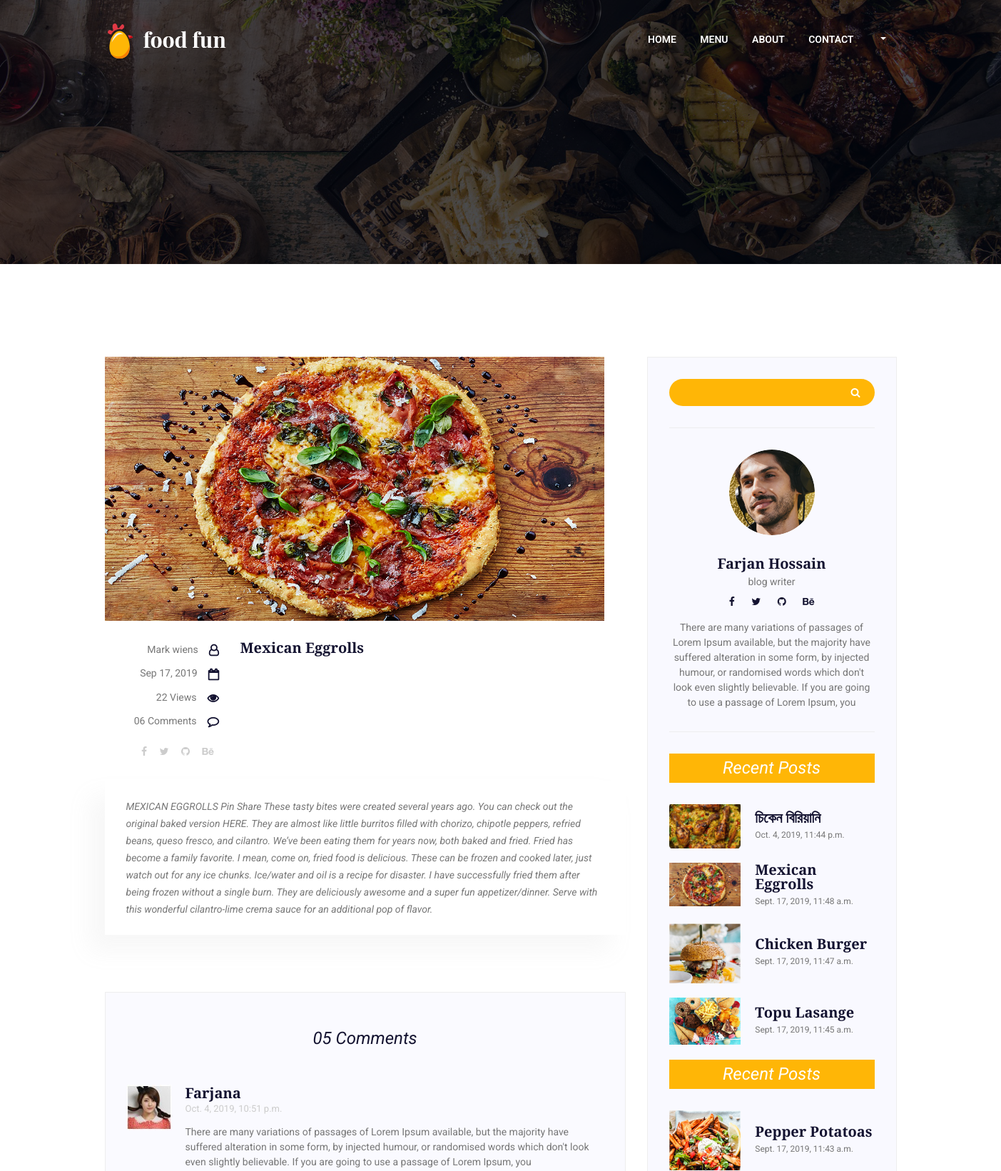
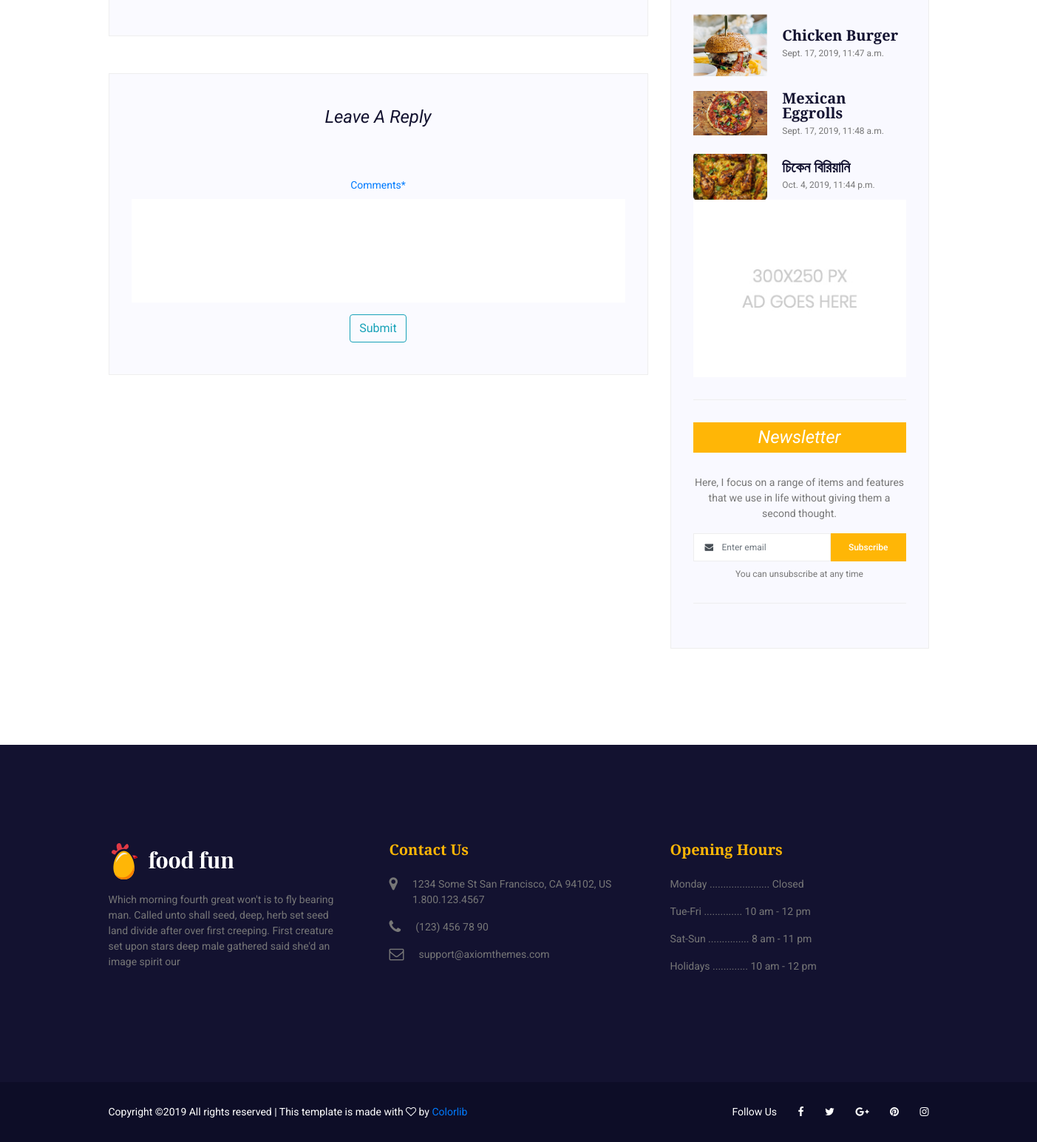
The app's page /detail/6 with its own data (2 pictures, top to bottom).
### recipe/models.py (models this page shows, shortened)
class Food(models.Model):
    title          = models.CharField(max_length=100)
    price          = models.FloatField()
    category       = models.ForeignKey(Category, on_delete=models.CASCADE)
    created        = models.DateTimeField(auto_now_add=True)
    updated        = models.DateTimeField(auto_now=True)
    active         = models.BooleanField(default=True)
    description    = models.TextField()
    image          = models.ImageField(blank=True, null=True)
    view           = models.PositiveIntegerField(default = 0,blank=True)
    class Meta():
        ordering = ('-created',)

class Comment(models.Model):
    comments    = models.TextField()
    author     = models.ForeignKey(settings.AUTH_USER_MODEL, on_delete=models.CASCADE, blank = True)
    post       = models.ForeignKey(Food, on_delete=models.CASCADE)
    created_on = models.DateTimeField(auto_now_add=True)

### recipe/views.py (the view, shortened to what this page needs)
# urls.py: path('detail/<int:pk>', views.FoodDetailView.as_view(), name='detail'),
class FoodDetailView(DetailView):
    model    = Food
    template_name = 'detail.html'
    def get_object(self):
        object = super(FoodDetailView, self).get_object()
        object.view = object.view + 1
        object.save()
        return object
    def get_context_data(self, **kwargs):
        context = super(FoodDetailView, self).get_context_data(**kwargs)
        context['comments'] = Comment.objects.filter(post=self.get_object())
        context['form'] = CommentForm
        context['recent'] = Food.objects.order_by('-created')[:4];
        context['popular'] = Food.objects.order_by('-view')[:4];
        return context

### templates/detail.html (shortened to what this page needs)
{% extends 'base.html' %}
{% load static %}
{% load crispy_forms_tags %}
{% block content %}
    <section class="banner-area banner-area2 blog-page text-center">
    </section>
    <section class="blog_area section-padding">
        <div class="container">
            <div class="row">
                <div class="col-lg-8 posts-list">
                    <div class="single-post row">
                        <div class="col-lg-12">
                            <div class="feature-img">
                                <img style="height: 370px;width: 700px;" class="img-fluid" src="{{ object.image.url }}" alt="">
                            </div>
                        </div>
                        <div class="col-lg-3  col-md-3">
                            <div class="blog_info text-right">
                                <ul class="blog_meta list">
                                        <li><a href="#">Mark wiens<i class="fa fa-user-o"></i></a></li>
                                        <li><a href="#">{{ object.created|date:"M d, Y"  }}<i class="fa fa-calendar-o"></i></a></li>
                                        <li><a href="#">{{ object.view }} Views<i class="fa fa-eye"></i></a></li>
                                        <li><a href="#">06 Comments<i class="fa fa-comment-o"></i></a></li>
                                    </ul>
                                <ul class="social-links">
                                    <li><a href="#"><i class="fa fa-facebook"></i></a></li>
                                    <li><a href="#"><i class="fa fa-twitter"></i></a></li>
                                    <li><a href="#"><i class="fa fa-github"></i></a></li>
                                    <li><a href="#"><i class="fa fa-behance"></i></a></li>
                                </ul>
                            </div>
                        </div>
                        <div class="col-lg-9 col-md-9 blog_details">
                            <h5>{{ object.title }}</h5>
                        </div>
                        <div class="col-lg-12">
                            <div class="quotes">
                              {{ object.description }}
                            </div>
                        </div>
                    </div>
                    <div class="comments-area">
                        <h4>05 Comments</h4>
                        {% for comnt in comments %}
                        <div class="comment-list">
                            <div class="single-comment justify-content-between d-flex">
                                <div class="user justify-content-between d-flex">
                                    <div class="thumb">
                                        <img src="assets/images/blog-details/c4.jpg" alt="">
                                    </div>
                                    <div class="desc">
                                        <h5><a href="#">{{  comnt.author }}</a></h5>
                                        <p class="date">{{  comnt.created_on }}</p>
                                        <p class="comment">
                                           {{ comnt.comments }}
                                        </p>
                                    </div>
                                </div>
                            </div>
                        </div>
                        {% empty %}
                        <div>
                            <h5>There is no Comment</h5>
                        </div>
                        {% endfor %}
                    </div>
                    <div class="comment-form">
                        <h4>Leave a Reply</h4>
                        {% if user.is_authenticated  %}
                          <form class="" method="post" >
                            <br>
                            {% csrf_token %}
                            {{ form|crispy }}
                            <button class="btn btn-outline-info my-2 my-sm-0 text-center " type="submit">Submit</button>
                          </form>
                          {% else %}
                          <a href="{% url 'login' %}">
                            <form class="" method="post" >
                              <br>
                              {{ form|crispy }}
                              <button class="btn btn-outline-info my-2 my-sm-0 text-center " type="submit">Submit</button>
                            </form>
                          </a>
                          {% endif %}
                    </div>
                </div>
                <div class="col-lg-4">
                    <div class="blog_right_sidebar">
                        <aside class="single_sidebar_widget search_widget">
                            <div class="input-group">
                                <input type="text" class="form-control">
                                <span class="input-group-btn">
                                    <button class="btn btn-default" type="button"><i class="fa fa-search"></i></button>
                                </span>
                            </div>
                            <div class="br"></div>
                        </aside>
                        <aside class="single_sidebar_widget author_widget">
                            <img class="author_img rounded-circle" src="assets/images/blog/author.png" alt="">
                            <h5>Farjan Hossain</h5>
                            <p> blog writer</p>
                            <div class="social_icon">
                                <a href="#"><i class="fa fa-facebook"></i></a>
                                <a href="#"><i class="fa fa-twitter"></i></a>
                                <a href="#"><i class="fa fa-github"></i></a>
                                <a href="#"><i class="fa fa-behance"></i></a>
                            </div>
                            <p>There are many variations of passages of Lorem Ipsum available, but the majority have suffered alteration in some form, by injected humour, or randomised words which don't look even slightly believable. If you are going to use a passage of Lorem Ipsum, you</p>
                            <div class="br"></div>
                        </aside>
                        <aside class="single_sidebar_widget popular_post_widget">
                            <h4 class="widget_title">Recent Posts</h4>
                            {% for new in recent %}
                            <div class="media post_item">
                               <img style="height:30%; width:35%;" src="{{ new.image.url }}" alt="post">
                                <div class="media-body">
                                    <a href="{% url 'detail' new.pk %}"><h5>{{ new.title }}</h5></a>
                                    <p>{{ new.created }}</p>
                                </div>
                            </div>
                            {% endfor %}
                            <br>
                        </aside>
                         <aside class="single_sidebar_widget popular_post_widget">
                            <h4 class="widget_title">Recent Posts</h4>
                           {% for popular in popular %}
                            <div class="media post_item">
                                <img style="height:30%; width:35%;" src="{{ popular.image.url }}" alt="post">
                                <div class="media-body">
                                    <a href="{% url 'detail' popular.pk %}"><h5>{{ popular.title }}</h5></a>
                                    <p>{{ popular.created }}</p>
                                </div>
                            </div>
                            {% endfor %}
                        </aside>
                        <aside class="single_sidebar_widget ads_widget">
                            <a href="#"><img class="img-fluid" src="assets/images/blog/add.jpg" alt=""></a>
                            <div class="br"></div>
                        </aside>
                        <aside class="single-sidebar-widget newsletter_widget">
                            <h4 class="widget_title">Newsletter</h4>
                            <p>
                            Here, I focus on a range of items and features that we use in life without
                            giving them a second thought.
                            </p>
                            <div class="form-group d-flex flex-row">
                                <div class="input-group">
                                    <div class="input-group-prepend">
                                        <div class="input-group-text"><i class="fa fa-envelope" aria-hidden="true"></i></div>
                                    </div>
                                    <input type="text" class="form-control" id="inlineFormInputGroup" placeholder="Enter email" onfocus="this.placeholder = ''" onblur="this.placeholder = 'Enter email'">
                                </div>
                                <a href="#" class="bbtns">Subscribe</a>
                            </div>
                            <p class="text-bottom">You can unsubscribe at any time</p>
                            <div class="br"></div>
                        </aside>
                    </div>
                </div>
            </div>
        </div>
    </section>
{% endblock %}

### records on screen
Food: image (picture), created "Sep 17, 2019", view "22", title "Mexican Eggrolls", description "MEXICAN EGGROLLS Pin Share These tasty bites were created several years ago. You can check out the original baked version HERE. They are almost like little burritos filled with chorizo, chipotle peppers, refried beans, queso fresco, and cilantro. We’ve been eating them for years now, both baked and fried. Fried has become a family favorite. I mean, come on, fried food is delicious. These can be frozen and cooked later, just watch out for any ice chunks. Ice/water and oil is a recipe for disaster. I have successfully fried them after being frozen without a single burn. They are deliciously awesome and a super fun appetizer/dinner. Serve with this wonderful cilantro-lime crema sauce for an…", created "Sept. 17, 2019, 11:48 a.m."
Comment: author "Farjana", created_on "Oct. 4, 2019, 10:51 p.m.", comments "There are many variations of passages of Lorem Ipsum available, but the majority have suffered alteration in some form, by injected humour, or randomised words which don't look even slightly believable. If you are going to use a passage of Lorem Ipsum, you"
Food: image (picture), title "চিকেন বিরিয়ানি", created "Oct. 4, 2019, 11:44 p.m."
Food: image (picture), title "Chicken Burger", created "Sept. 17, 2019, 11:47 a.m."
Food: image (picture), title "Topu Lasange", created "Sept. 17, 2019, 11:45 a.m."
Food: image (picture), title "Pepper Potatoas", created "Sept. 17, 2019, 11:43 a.m."
